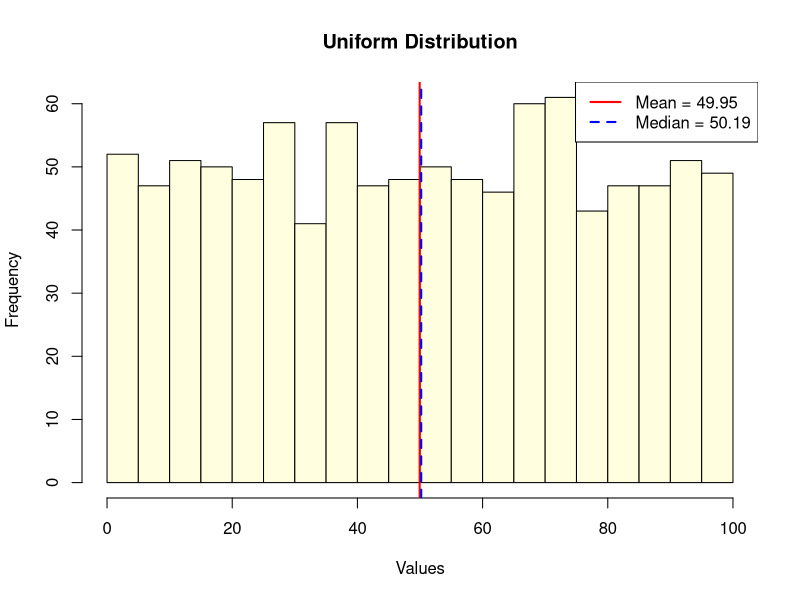
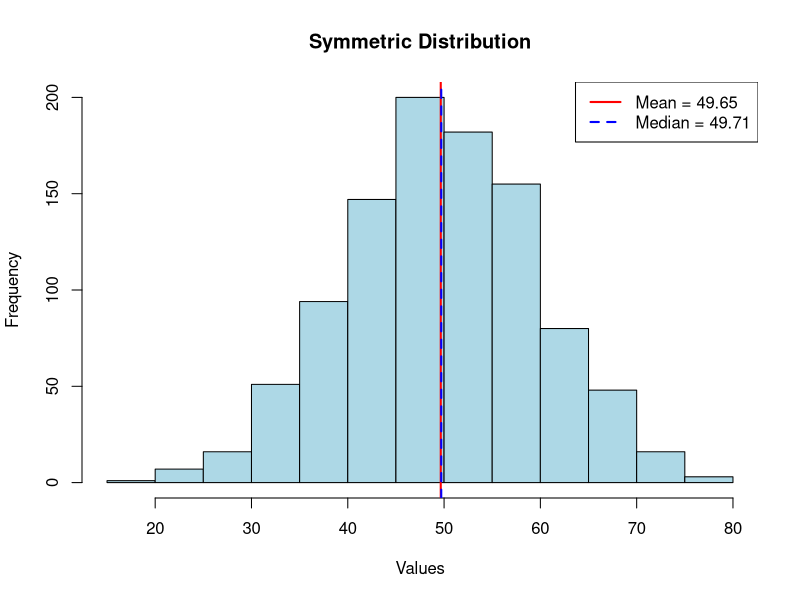
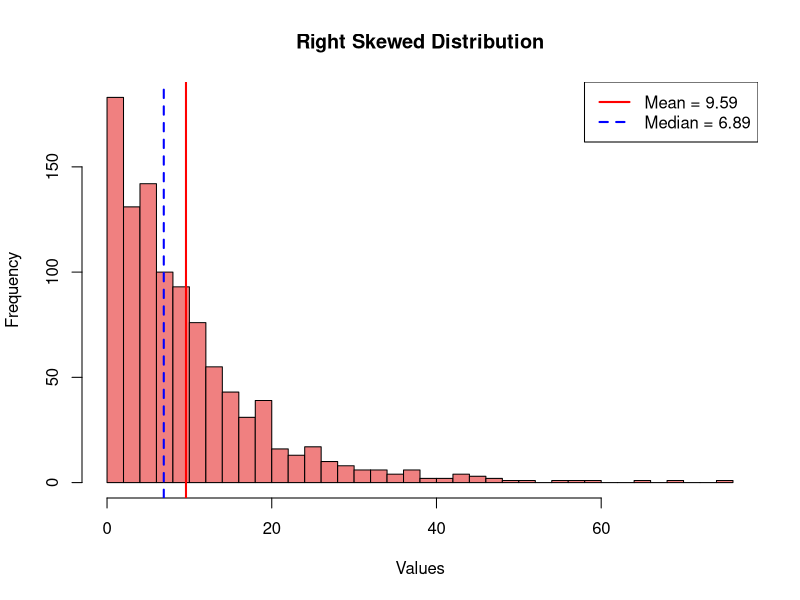
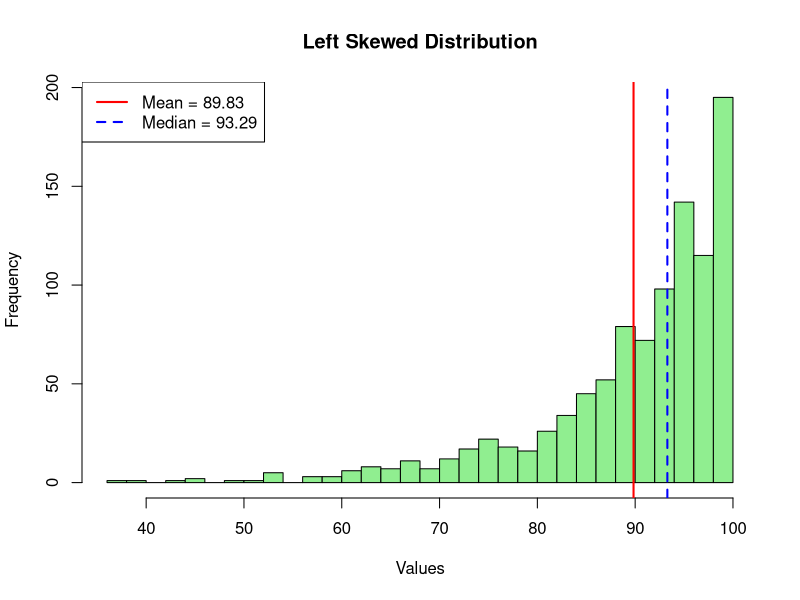
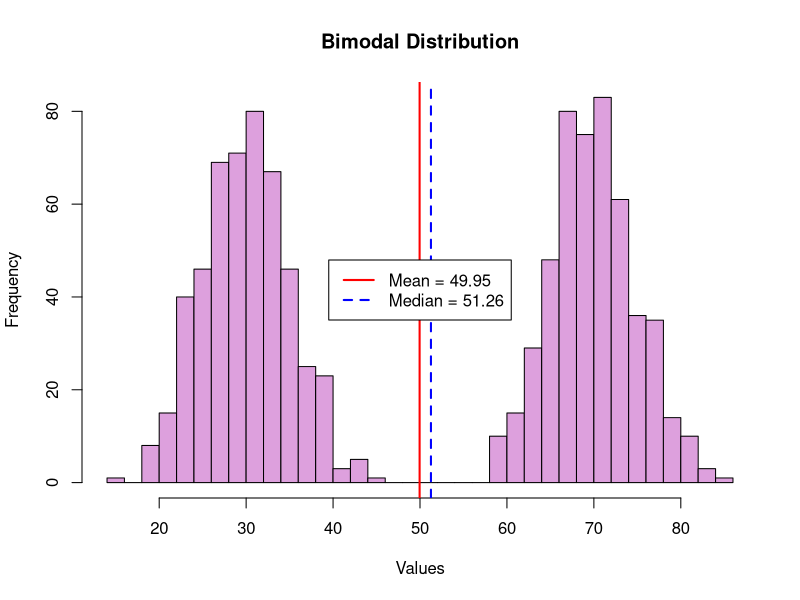
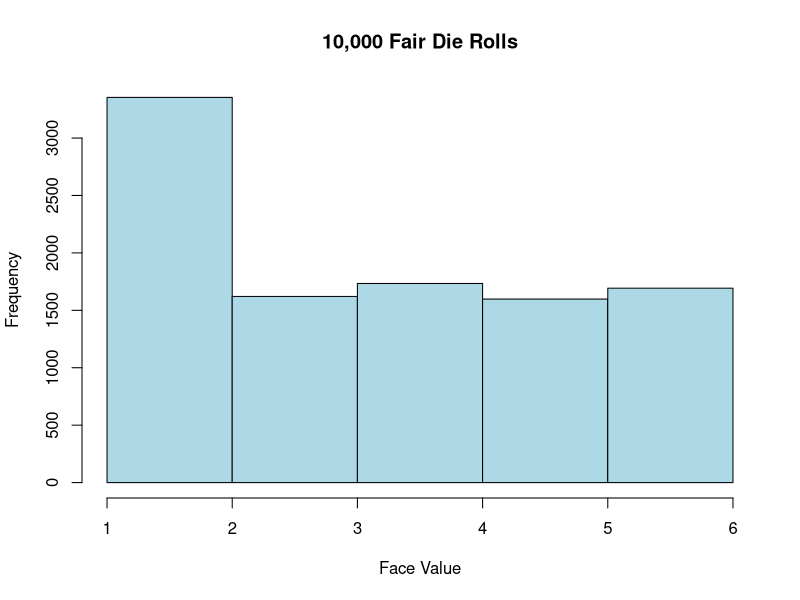
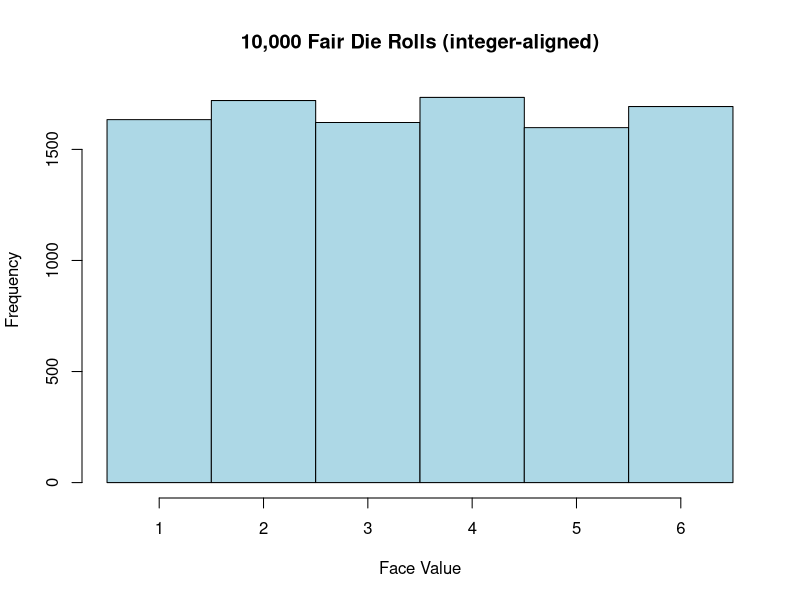
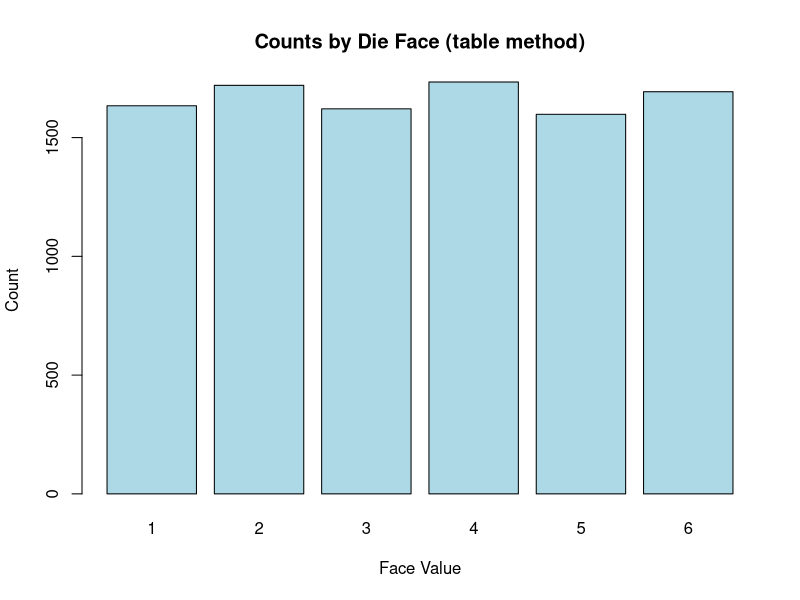

Here is the R script that generated these plots, in order:
## ---- chunk 1
# Generate uniform data
uniform_data <- runif(1000, min = 0, max = 100)

# Create histogram
hist(uniform_data, 
     breaks = 20,
     main = "Uniform Distribution",
     xlab = "Values",
     ylab = "Frequency",
     col = "lightyellow",
     border = "black")

# Add mean and median lines
abline(v = mean(uniform_data), col = "red", lwd = 2, lty = 1)
abline(v = median(uniform_data), col = "blue", lwd = 2, lty = 2)

# Add legend
legend("topright", 
       legend = c(paste("Mean =", round(mean(uniform_data), 2)),
                  paste("Median =", round(median(uniform_data), 2))),
       col = c("red", "blue"),
       lty = c(1, 2),
       lwd = 2,
       bg = "white",
       bty = "o")
## ---- chunk 2
# Generate symmetric (normal) data
symmetric_data <- rnorm(1000, mean = 50, sd = 10)

# Create histogram
hist(symmetric_data, 
     breaks = 20,
     main = "Symmetric Distribution",
     xlab = "Values",
     ylab = "Frequency",
     col = "lightblue",
     border = "black")

# Add mean and median lines
abline(v = mean(symmetric_data), col = "red", lwd = 2, lty = 1)
abline(v = median(symmetric_data), col = "blue", lwd = 2, lty = 2)

# Add legend
legend("topright", 
       legend = c(paste("Mean =", round(mean(symmetric_data), 2)),
                  paste("Median =", round(median(symmetric_data), 2))),
       col = c("red", "blue"),
       lty = c(1, 2),
       lwd = 2,
       bg = "white",
       bty = "o")
## ---- chunk 3
# Generate right-skewed data
right_skewed_data <- rexp(1000, rate = 0.1)

# Create histogram
hist(right_skewed_data, 
     breaks = 30,
     main = "Right Skewed Distribution",
     xlab = "Values",
     ylab = "Frequency",
     col = "lightcoral",
     border = "black")

# Add mean and median lines
abline(v = mean(right_skewed_data), col = "red", lwd = 2, lty = 1)
abline(v = median(right_skewed_data), col = "blue", lwd = 2, lty = 2)

# Add legend
legend("topright", 
       legend = c(paste("Mean =", round(mean(right_skewed_data), 2)),
                  paste("Median =", round(median(right_skewed_data), 2))),
       col = c("red", "blue"),
       lty = c(1, 2),
       lwd = 2,
       bg = "white",
       bty = "o")
## ---- chunk 4
# Generate left-skewed data
left_skewed_data <- 100 - rexp(1000, rate = 0.1)

# Create histogram
hist(left_skewed_data, 
     breaks = 30,
     main = "Left Skewed Distribution",
     xlab = "Values",
     ylab = "Frequency",
     col = "lightgreen",
     border = "black")

# Add mean and median lines
abline(v = mean(left_skewed_data), col = "red", lwd = 2, lty = 1)
abline(v = median(left_skewed_data), col = "blue", lwd = 2, lty = 2)

# Add legend
legend("topleft", 
       legend = c(paste("Mean =", round(mean(left_skewed_data), 2)),
                  paste("Median =", round(median(left_skewed_data), 2))),
       col = c("red", "blue"),
       lty = c(1, 2),
       lwd = 2,
       bg = "white",
       bty = "o")
## ---- chunk 5
# Generate bimodal data
bimodal_data <- c(rnorm(500, mean = 30, sd = 5), rnorm(500, mean = 70, sd = 5))

# Create histogram
hist(bimodal_data, 
     breaks = 30,
     main = "Bimodal Distribution",
     xlab = "Values",
     ylab = "Frequency",
     col = "plum",
     border = "black")

# Add mean and median lines
abline(v = mean(bimodal_data), col = "red", lwd = 2, lty = 1)
abline(v = median(bimodal_data), col = "blue", lwd = 2, lty = 2)

# Add legend
legend("center", 
       legend = c(paste("Mean =", round(mean(bimodal_data), 2)),
                  paste("Median =", round(median(bimodal_data), 2))),
       col = c("red", "blue"),
       lty = c(1, 2),
       lwd = 2,
       bg = "white",
       bty = "o")
## ---- chunk 6
# ⚡ Test
set.seed(2025)  # 🎯 for reproducibility
## ---- chunk 7
# ⚡ Test
dice <- sample(1:6, 10000, replace = TRUE)
## ---- chunk 8
# ✅  Verify 
hist(dice,                  # The data to plot
     breaks = 6,
     col    = "lightblue",  # Color of the bars
     main   = "10,000 Fair Die Rolls", # Title of the plot
     xlab   = "Face Value") # Label for the x-axis
## ---- chunk 9
# ⚡ Test
hist(dice,
     breaks = seq(0.5, 6.5, by = 1),  # centers bars on 1:6
     col    = "lightblue",
     main   = "10,000 Fair Die Rolls (integer-aligned)",
     xlab   = "Face Value")
## ---- chunk 10
# Alternative display for discrete data 
barplot(table(dice), 
        main = "Counts by Die Face (table method)", 
        col    = "lightblue",
        xlab = "Face Value", 
        ylab = "Count")
## ---- chunk 11
# ⚡ Test
heights <- rnorm(n = 1000, mean = 64, sd = 2.5)
## ---- chunk 12
# ✅  Verify
hist(heights,
     col    = "yellowgreen",
     main   = "Simulated Female Heights",
     xlab   = "Height (inches)")
## ---- chunk 13
# ✅  Verify
"Mean = "
mean(heights)
"SD = "
sd(heights)
## ---- chunk 14
# ⚡ Test
tails_100 <- replicate(n = 100, expr = sum(sample(0:1, 5000, TRUE)))
## ---- chunk 15
# ✅  Verify
summary(tails_100)
## ---- chunk 16
# ✅  Verify
hist(tails_100,
     col    = "gold",
     main   = "Distribution of Tails in 5,000 Coin Flips (100 reps)",
     xlab   = "Count of Tails")
## ---- chunk 17
# ⚡ Test
values_below_zero <- replicate(
  n = 200,                                     # 200 hypothetical survey runs
  expr = sum(rnorm(50, mean = 2, sd = 3) < 0)) # each run: 50 students, count opponents
## ---- chunk 18
# ✅  Investigate
# Useful summaries for discussion
mean(values_below_zero)   # typical number of opponents
sd(values_below_zero)     # how much the count varies
quantile(values_below_zero, c(.1,.5,.9))  # 10th/50th/90th percentiles
## ---- chunk 19
# Example planning thresholds (adjust to your context)
mean(values_below_zero >= 15)  # How often do we see ≥15 opponents out of 50?
## ---- chunk 20
# Alternative way to calculate probability of halt
# One-line simulation estimate:
risk_halt <- mean(replicate(200, sum(rnorm(50, 2, 3) < 0)) >= 15)
risk_halt
## ---- chunk 21
# Integer-aligned histogram + shading + on-plot probability
threshold <- 15
max_count <- max(values_below_zero)
breaks_int <- seq(2.5, max_count + 0.5, by = 1)

# ✅  Investigate
hist(values_below_zero,
     breaks = breaks_int,
     col    = "lightpink",
     main   = "Distribution of Opponents in 50-Student Surveys (200 reps)",
     xlab   = "Count of Values Below Zero")


abline(v = threshold, col = "red", lwd = 2, lty = 2) # Halt threshold
abline(v = mean(values_below_zero), col = "blue", lwd = 2, lty = 1)  # Mean line

legend("topright", 
       legend = c("Halt Threshold (15)", "Mean Count"),
       col = c("red", "blue"),
       lty = c(2, 1),
       lwd = 2,
       bg = "white",
       bty = "o")
## ---- chunk 22
# ⚡ Test
rolls <- sample(1:6, 1000, prob = c(.12,.13,.07,.23,.22,.23), replace = TRUE)
## ---- chunk 23
# ✅  Verify that relative frequencies should be near the weights
round(prop.table(table(rolls)), 3)
## ---- chunk 24
# ⚡ Test
set.seed(8000)
biased <- c(.12, .13, .07, .23, .22, .23)  # sums to 1
friend_sum <- sample(1:6, size = 1000, replace = TRUE, prob = biased) +
  sample(1:6, size = 1000, replace = TRUE, prob = biased)
## ---- chunk 25
# ⚡ Test
fair_sum <- sample(1:6, 1000, TRUE) + sample(1:6, 1000, TRUE) # no 'prob' = equal chance
## ---- chunk 26
# Proportions of each sum
ploaded <- prop.table(table(friend_sum))
pfair <- prop.table(table(fair_sum))

## ---- chunk 27
# ✅  Investigate
# Side-by-side bar plot
face_props <- rbind(Bias = ploaded, Fair = pfair)
barplot(face_props,
        beside = TRUE,
        col    = c("tomato", "steelblue"),
        main   = "Probabilities (2 Dice, 1000 rolls)",
        xlab   = "Added Face Values",
        ylab   = "Proportion")
legend("topright", legend = c("Loaded", "Fair"),
       fill = c("tomato", "steelblue"), bty = "n")
## ---- chunk 28
# ✅  Set seed for reproducibility
set.seed(2025)
